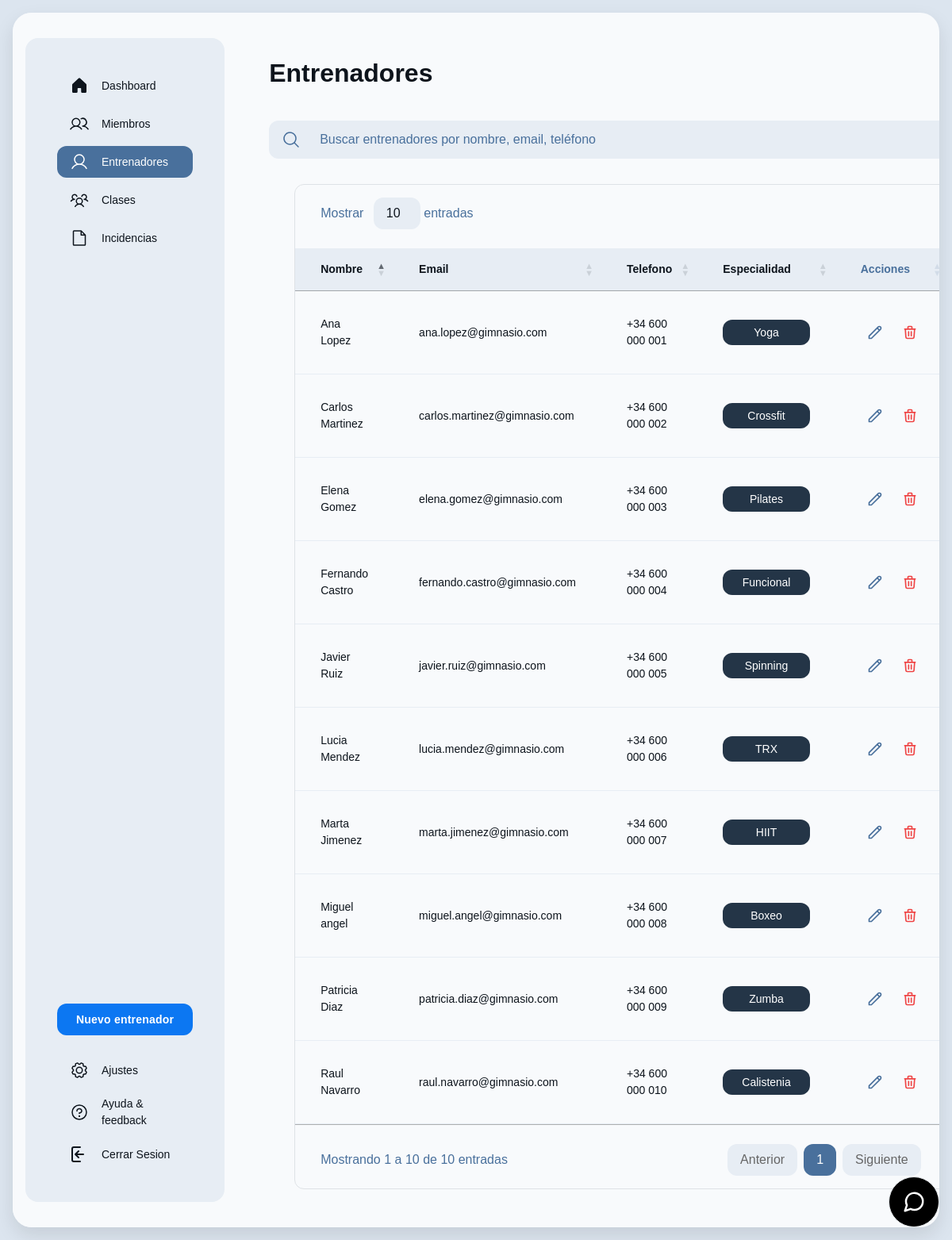
The app's page /index.php?controlador=entrenadores&action=home (signed in) with its own data.
### tables this page shows
CREATE TABLE `entrenadores` (
  `id` int(11) NOT NULL,
  `nombre` varchar(100) DEFAULT NULL,
  `especialidad` varchar(100) DEFAULT NULL,
  `telefono` varchar(15) DEFAULT NULL,
  `email` varchar(100) DEFAULT NULL
);

### model/conectar.php (called while the page is built)
<?php
class Conectar{
    public static function conexion(){
        try {
            $conexion=new mysqli("localhost","root","","gimnasio_db");
            $conexion->set_charset("utf8mb4");
        } catch (Exception $e) {
            die('Error:'.$e->getMessage());
        }
        return $conexion;
    }
}
?>

### model/entrenadores_model.php (called while the page is built, shortened)
<?php
require_once 'conectar.php';
class EntrenadoresModel {
    private $conexion;
    public function __construct() {
        $this->conexion = Conectar::conexion();
    }
    public function getEntrenadores() {
        try {
            $query = "SELECT * FROM entrenadores";
            $resultado = $this->conexion->query($query);
            return $resultado;
        } catch (Exception $e) {
            error_log("Error en getEntrenadores: " . $e->getMessage());
            return false;
        }
    }
}
?>

### controller/front_controller.php (called while the page is built, shortened)
<?php
$action = !empty($_GET['action']) ? $_GET['action'] : DEFAULT_ACTION;
$action();

### controller/entrenadores_controller.php (the view, shortened to what this page needs)
<?php
function home(){
    require_once("model/entrenadores_model.php");
    $entrenadores = new EntrenadoresModel();
    $resultado = $entrenadores->getEntrenadores();
    $html = '';
    while($row = $resultado->fetch_assoc()) {
        $html .= '<tr class="border-t border-t-[#344c65]">';
        $html .= '<td class="table-53b9ae36-f9b1-418a-aa1b-d77389b436cd-column-120 h-[72px] px-4 py-2 w-[400px] text-white text-sm font-normal leading-normal">' . $row['nombre'] . '</td>';
        $html .= '<td class="table-53b9ae36-f9b1-418a-aa1b-d77389b436cd-column-240 h-[72px] px-4 py-2 w-[400px] text-[#93adc8] text-sm font-normal leading-normal">' . $row['email'] . '</td>';
        $html .= '<td class="table-53b9ae36-f9b1-418a-aa1b-d77389b436cd-column-360 h-[72px] px-4 py-2 w-[400px] text-[#93adc8] text-sm font-normal leading-normal">' . $row['telefono'] . '</td>';
        $html .= '<td class="table-53b9ae36-f9b1-418a-aa1b-d77389b436cd-column-480 h-[72px] px-4 py-2 w-60 text-sm font-normal leading-normal">';
        $html .= '<button class="flex min-w-[84px] max-w-[480px] cursor-pointer items-center justify-center overflow-hidden rounded-xl h-8 px-4 bg-[#243547] text-white text-sm font-medium leading-normal w-full">';
        $html .= '<span class="truncate">' . $row['especialidad'] . '</span>';
        $html .= '</button>';
        $html .= '</td>';
        $html .= '<td class="table-53b9ae36-f9b1-418a-aa1b-d77389b436cd-column-600 h-[72px] px-4 py-2 w-60 text-[#93adc8] text-sm font-bold leading-normal tracking-[0.015em]">';
        $html .= '<div class="flex gap-2">';
        $html .= '<button class="edit-trainer-btn cursor-pointer" data-id="' . $row['id'] . '"><svg xmlns="http://www.w3.org/2000/svg" fill="none" viewBox="0 0 24 24" stroke="currentColor"><path stroke-linecap="round" stroke-linejoin="round" stroke-width="2" d="M15.232 5.232l3.536 3.536m-2.036-5.036a2.5 2.5 0 113.536 3.536L6.5 21.036H3v-3.572L16.732 3.732z" /></svg></button>';
        $html .= '<button onclick="confirmarBorrado(' . $row['id'] . ')" class="text-red-500 hover:text-red-700"><svg xmlns="http://www.w3.org/2000/svg" fill="none" viewBox="0 0 24 24" stroke="currentColor"><path stroke-linecap="round" stroke-linejoin="round" stroke-width="2" d="M19 7l-.867 12.142A2 2 0 0116.138 21H7.862a2 2 0 01-1.995-1.858L5 7m5 4v6m4-6v6m1-10V4a1 1 0 00-1-1h-4a1 1 0 00-1 1v3M4 7h16" /></svg></button>';
        $html .= '</div>';
        $html .= '</td>';
        $html .= '</tr>';
    }
    require_once("view/entrenadores_view.php");
}
?>

### assets/css/headercss.css (style rules this page uses)
html, body { margin: 0; padding: 0; box-sizing: border-box; }
* { font-family: 'Sora', sans-serif; }

### assets/css/landingPage.css (style rules this page uses)
body { font-family: 'sora', 'Noto Sans', sans-serif !important; color: #ffffff !important; }

### view/entrenadores_view.php (style rules this page uses)
body { background-color: #dce5ef; }
.edit-trainer-btn svg, .text-red-500 svg { width: 20px; height: 20px; stroke: currentColor; }
.edit-trainer-btn { color: #49709c; padding: 0.5rem; border-radius: 0.5rem; transition: all 0.2s; }
.text-red-500 { padding: 0.5rem; border-radius: 0.5rem; transition: all 0.2s; }
#trainersTable td { color: #0d141c !important; }
#trainersTable td, #trainersTable th { padding: 1rem 2rem !important; }
#trainersTable tbody tr { border-bottom: 2px solid #e7edf4 !important; }
#trainersTable tbody tr:last-child { border-bottom: none !important; }
#trainersTable td { border-bottom: 1px solid #e7edf4 !important; }
#trainersTable td:last-child { border-right: none !important; }

### records on screen
entrenadores: nombre "Carlos Martinez", email "carlos.martinez@gimnasio.com", telefono "+34 600 000 002", especialidad "Crossfit"
entrenadores: nombre "Ana Lopez", email "ana.lopez@gimnasio.com", telefono "+34 600 000 001", especialidad "Yoga"
entrenadores: nombre "Miguel angel", email "miguel.angel@gimnasio.com", telefono "+34 600 000 008", especialidad "Boxeo"
entrenadores: nombre "Elena Gomez", email "elena.gomez@gimnasio.com", telefono "+34 600 000 003", especialidad "Pilates"
entrenadores: nombre "Javier Ruiz", email "javier.ruiz@gimnasio.com", telefono "+34 600 000 005", especialidad "Spinning"
entrenadores: nombre "Patricia Diaz", email "patricia.diaz@gimnasio.com", telefono "+34 600 000 009", especialidad "Zumba"
entrenadores: nombre "Fernando Castro", email "fernando.castro@gimnasio.com", telefono "+34 600 000 004", especialidad "Funcional"
entrenadores: nombre "Lucia Mendez", email "lucia.mendez@gimnasio.com", telefono "+34 600 000 006", especialidad "TRX"
entrenadores: nombre "Raul Navarro", email "raul.navarro@gimnasio.com", telefono "+34 600 000 010", especialidad "Calistenia"
entrenadores: nombre "Marta Jimenez", email "marta.jimenez@gimnasio.com", telefono "+34 600 000 007", especialidad "HIIT"
